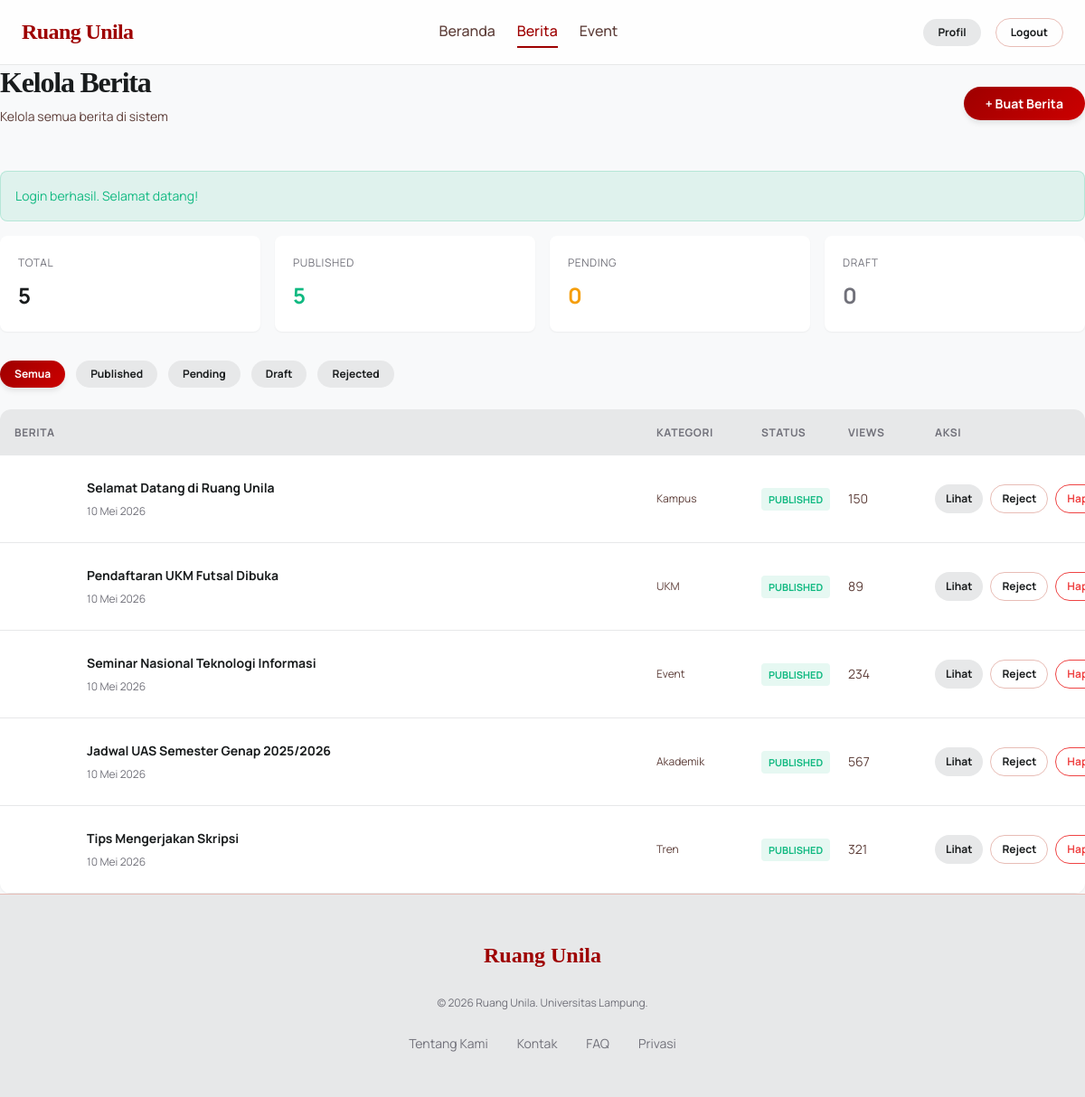
/modules/news/manage.php (signed in), run on the app's committed database.
### tables this page shows
CREATE TABLE IF NOT EXISTS news (
    news_id INT PRIMARY KEY AUTO_INCREMENT,
    title VARCHAR(200) NOT NULL,
    content TEXT NOT NULL,
    excerpt TEXT DEFAULT NULL,
    category ENUM('populer', 'kampus', 'ukm', 'akademik', 'event', 'tren') NOT NULL,
    author_id INT NOT NULL,
    image VARCHAR(255) DEFAULT NULL,
    status ENUM('draft', 'pending', 'published', 'rejected') NOT NULL DEFAULT 'draft',
    rejection_reason TEXT DEFAULT NULL,
    views INT DEFAULT 0,
    created_at TIMESTAMP DEFAULT CURRENT_TIMESTAMP,
    published_at TIMESTAMP NULL DEFAULT NULL,
    updated_at TIMESTAMP DEFAULT CURRENT_TIMESTAMP ON UPDATE CURRENT_TIMESTAMP,
    
    INDEX idx_category (category),
    INDEX idx_status (status),
    INDEX idx_author (author_id),
    INDEX idx_views (views),
    INDEX idx_published_at (published_at),
    
    FOREIGN KEY (author_id) REFERENCES users(user_id)
        ON DELETE CASCADE
        ON UPDATE CASCADE
);

### modules/news/manage.php (the view, shortened to what the rows shown need)
<?php
require_once APP_ROOT . '/config/database.php';
require_once APP_ROOT . '/config/session.php';
require_once APP_ROOT . '/includes/functions.php';
require_once APP_ROOT . '/classes/News.php';
require_once APP_ROOT . '/classes/Event.php';
$session = Session::getInstance();
$news = new News();
$userRole = $session->getUserRole();
$userId = $session->getUserId();
$statusFilter = isset($_GET['status']) ? cleanInput($_GET['status']) : null;
$page = getCurrentPage();
$perPage = ADMIN_ITEMS_PER_PAGE;
if ($userRole === ROLE_ADMIN) {
    $result = $news->getAll($page, $perPage, null, $statusFilter);
} else {
    $result = $news->getByAuthor($userId, $page, $perPage, $statusFilter);
}
$newsList = $result['news'];
?>
<!DOCTYPE html>
<html lang="id">
<head>
    <link rel="stylesheet" href="<?= url('assets/css/style.css') ?>">
</head>
<body>
    <div class="main-content">
        <div class="container">
            <div style="display: flex; justify-content: space-between; align-items: center; margin-bottom: 32px;">
                <div>
                    <h1 style="font-family: var(--font-heading); font-size: 32px; margin-bottom: 8px;">
                        Kelola Berita
                    </h1>
                </div>
            </div>
            <div style="background: white; border-radius: 12px; box-shadow: 0 1px 2px rgba(0,0,0,0.05); overflow: hidden;">
                <?php if (count($newsList) > 0): ?>
                    <?php foreach ($newsList as $newsItem): ?>
                        <div style="display: grid; grid-template-columns: 1fr 100px 80px 80px 150px; gap: 16px; padding: 16px; border-bottom: 1px solid var(--color-border-light); align-items: center;">
                            <div style="display: flex; gap: 16px; align-items: center;">
                                <div style="width: 64px; height: 64px; background: url('<?= $newsItem['image'] ? url('assets/images/uploads/news/' . $newsItem['image']) : url('assets/images/placeholder.jpg') ?>') center/cover; border-radius: 8px; flex-shrink: 0;"></div>
                                <div style="flex: 1; min-width: 0;">
                                    <a href="<?= url('modules/news/detail.php?id=' . $newsItem['news_id']) ?>"
                                       style="font-family: var(--font-primary); font-weight: 700; font-size: 14px; color: var(--color-text-primary); text-decoration: none; display: block; margin-bottom: 4px; overflow: hidden; text-overflow: ellipsis; white-space: nowrap;">
                                        <?= htmlspecialchars($newsItem['title']) ?>
                                    </a>
                                    <div style="font-family: var(--font-primary); font-size: 12px; color: var(--color-text-muted);">
                                        <?= formatDate($newsItem['created_at']) ?>
                                    </div>
                                </div>
                            </div>
                            <div style="font-size: 12px; color: var(--color-text-secondary);">
                                <?= NEWS_CATEGORIES[$newsItem['category']] ?? $newsItem['category'] ?>
                            </div>
                            <div>
                                <?php
                                $statusColors = [
                                    'published' => ['bg' => 'rgba(16, 185, 129, 0.1)', 'color' => 'var(--color-success)'],
                                    'pending' => ['bg' => 'rgba(245, 158, 11, 0.1)', 'color' => 'var(--color-warning)'],
                                    'draft' => ['bg' => 'rgba(113, 113, 122, 0.1)', 'color' => 'var(--color-text-muted)'],
                                    'rejected' => ['bg' => 'rgba(239, 68, 68, 0.1)', 'color' => 'var(--color-error)']
                                ];
                                $statusStyle = $statusColors[$newsItem['status']] ?? $statusColors['draft'];
                                ?>
                                <span style="display: inline-flex; padding: 4px 8px; background: <?= $statusStyle['bg'] ?>; border-radius: 4px; font-size: 11px; font-weight: 700; text-transform: uppercase; color: <?= $statusStyle['color'] ?>;">
                                    <?= $newsItem['status'] ?>
                                </span>
                            </div>
                            <div style="font-size: 14px; color: var(--color-text-secondary);">
                                <?= formatNumber($newsItem['views']) ?>
                            </div>
                            <div style="display: flex; gap: 8px;">
                                <a href="<?= url('modules/news/detail.php?id=' . $newsItem['news_id']) ?>"
                                   class="btn btn-secondary btn-sm"
                                   style="padding: 6px 12px;">
                                    Lihat
                                </a>
                                <?php if ($userRole === ROLE_ADMIN): ?>
                                    <?php if ($newsItem['status'] === 'published'): ?>
                                        <form method="POST" style="display: inline;">
                                            <button type="submit" class="btn btn-outline btn-sm" style="padding: 6px 12px;">
                                                Reject
                                            </button>
                                        </form>
                                    <?php endif; ?>
                                <?php endif; ?>
                                <form method="POST" style="display: inline;">
                                    <button type="submit" class="btn btn-outline btn-sm" style="padding: 6px 12px; color: var(--color-error); border-color: var(--color-error);"
                                            onclick="return confirm('Apakah Anda yakin ingin menghapus berita ini?')">
                                        Hapus
                                    </button>
                                </form>
                            </div>
                        </div>
                    <?php endforeach; ?>
                <?php else: ?>
                    <div style="padding: 40px; text-align: center; color: var(--color-text-muted);">
                        Tidak ada berita yang ditemukan.
                    </div>
                <?php endif; ?>
            </div>
        </div>
    </div>
</body>
</html>

### data on the page
news: title "Selamat Datang di Ruang Unila", created_at "10 Mei 2026", category "Kampus", status "PUBLISHED", views "150"
news: title "Pendaftaran UKM Futsal Dibuka", created_at "10 Mei 2026", category "UKM", status "PUBLISHED", views "89"
news: title "Seminar Nasional Teknologi Informasi", created_at "10 Mei 2026", category "Event", status "PUBLISHED", views "234"
news: title "Jadwal UAS Semester Genap 2025/2026", created_at "10 Mei 2026", category "Akademik", status "PUBLISHED", views "567"
news: title "Tips Mengerjakan Skripsi", created_at "10 Mei 2026", category "Tren", status "PUBLISHED", views "321"

### other printed values
$flashSuccess "Login berhasil. Selamat datang!"
array_sum($statusCounts) "5"
$statusCounts['published'] "5"
$statusCounts['pending'] "0"
$statusCounts['draft'] "0"
